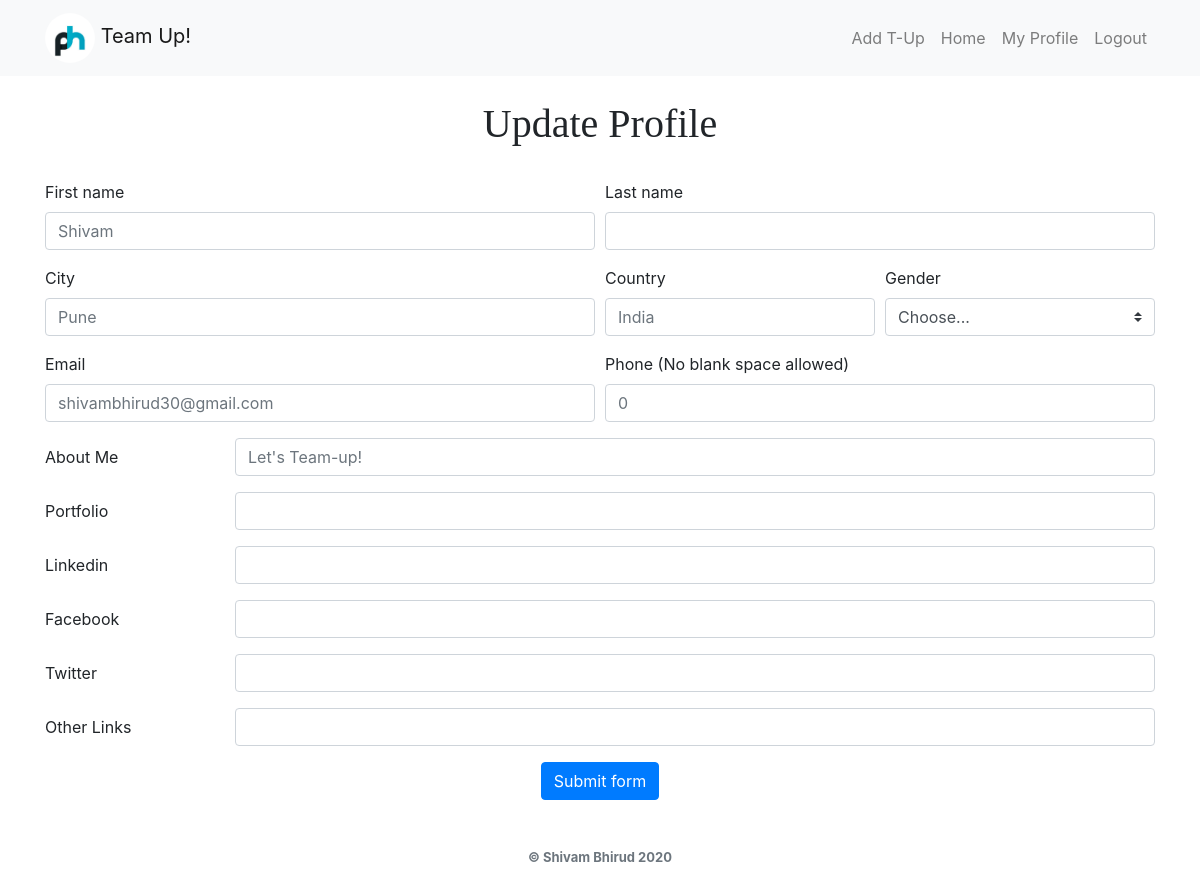
The app's page /accounts/edit_profile_page (signed in), older data.
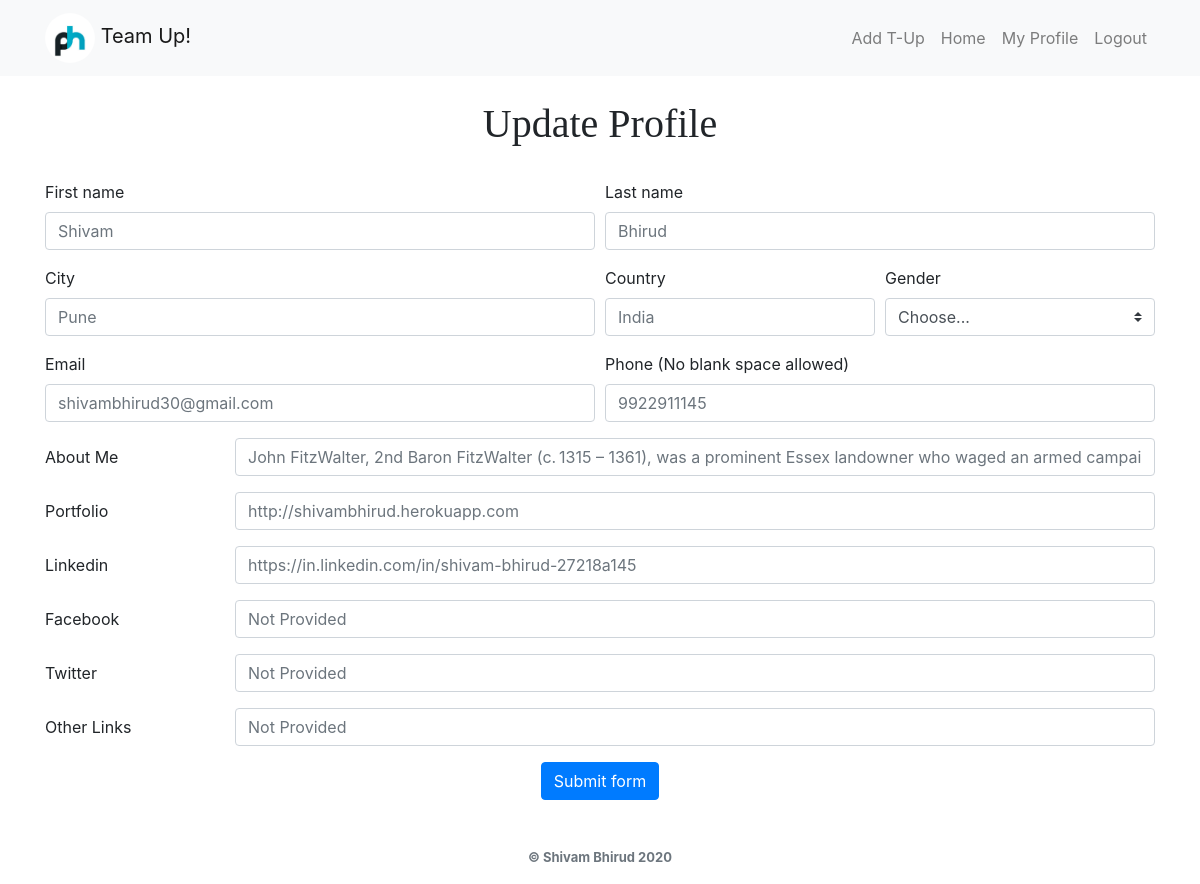
The same page, newer data.
### accounts/models.py (models this page shows)
class extendeduser(models.Model):
  user = models.OneToOneField(User, primary_key=True, on_delete=models.CASCADE)
  first_name = models.CharField(max_length=255)
  last_name = models.CharField(max_length=255, default='')
  gender = models.CharField(max_length=255, blank=True, default='rather_not_say')
  email = models.EmailField(verbose_name='email', max_length=60, default='')
  about_me = models.TextField(max_length=1000, default="Let's Team-up!")
  portfolio = models.URLField(default='Not Provided')
  linkedin = models.URLField(default='Not Provided')
  facebook = models.URLField(default='Not Provided')
  twitter = models.URLField(default='Not Provided')
  other_url = models.URLField(default='Not Provided')
  city = models.CharField(max_length=255, default='')
  country = models.CharField(max_length=255, default='')
  phone = models.CharField(max_length=17, default='0000000000')
  date_joined = models.DateTimeField(verbose_name='date_joined', auto_now=True)
  last_login = models.DateTimeField(verbose_name='last_login', auto_now=True)
  is_admin = models.BooleanField(default=False)
  is_superuser = models.BooleanField(default=False)

### accounts/views.py (the view)
# urls.py: path('edit_profile_page', views.show_profile_page, name='show_profile_page'),
@login_required(login_url="/accounts/login")
def show_profile_page(request):
  data = extendeduser.objects.filter(user = request.user)
  return render(request, 'accounts/edit_profile_page.html', {'data':data})

### accounts/templates/accounts/edit_profile_page.html (shortened to what this page needs)
{% extends 'base.html' %}
{% block content %}
<form action="{% url 'edit_profile' %}" method="POST">
  {% for d in data %}
  <br>
  <h1 style="text-align: center; font-family: 'Times New Roman', Times, serif;">Update Profile</h1>
  <br>
  <div class="form-row">
    <div class="col-md-6 mb-3">
      <label for="validationDefault01">First name</label>
      <input type="text" name="first_name" class="form-control" id="validationDefault01" placeholder="{{ d.first_name }}">
    </div>
    <div class="col-md-6 mb-3">
      <label for="validationDefault02">Last name</label>
      <input type="text" name="last_name" class="form-control" id="validationDefault02" placeholder="{{ d.last_name }}">
    </div>
  </div>
  <div class="form-row">
    <div class="col-md-6 mb-3">
      <label for="validationDefault03">City</label>
      <input type="text" name="city" class="form-control" id="validationDefault03" placeholder="{{ d.city }}">
    </div>
    <div class="col-md-3 mb-3">
      <label for="validationDefault04">Country</label>
      <input type="text" name="country" class="form-control" id="validationDefault04" placeholder="{{ d.country }}">
    </div>
    <div class="col-md-3 mb-3">
      <label for="validationDefault05">Gender</label>
      <select class="custom-select" id="validationDefault04" name="gender" placeholder="{{ d.gender }}">
        <option selected value="{{ d.gender }}">Choose...</option>
      </select>
    </div>
  </div>
  <div class="form-row">
    <div class="col-md-6 mb-3">
      <label for="inputEmail3">Email</label>
      <input type="email" name="email" class="form-control" id="inputEmail3" placeholder="{{ d.email }}">
    </div>
    <div class="col-md-6 mb-3">
      <label for="validationDefault11">Phone (No blank space allowed)</label>
      <input type="tel" name="phone" class="form-control" id="validationDefault11" placeholder="{{ d.phone }}">
    </div>
  </div>
  <div class="form-group row">
    <label for="validationDefault05" class="col-sm-2 col-form-label">About Me</label>
    <div class="col-sm-10">
      <input type="textbox" name="about_me" class="form-control" id="validationDefault05" placeholder="{{ d.about_me }}">
    </div>
  </div>
  <div class="form-group row">
    <label for="validationDefault06" class="col-sm-2 col-form-label">Portfolio</label>
    <div class="col-sm-10">
      <input type="url" name="portfolio" class="form-control" id="validationDefault06" placeholder="{{ d.portfolio }}">
    </div>
  </div>
  <div class="form-group row">
    <label for="validationDefault07" class="col-sm-2 col-form-label">Linkedin</label>
    <div class="col-sm-10">
      <input type="url" name="linkedin" class="form-control" id="validationDefault07" placeholder="{{ d.linkedin }}">
    </div>
  </div>
  <div class="form-group row">
    <label for="validationDefault08" class="col-sm-2 col-form-label">Facebook</label>
    <div class="col-sm-10">
      <input type="url" name="facebook" class="form-control" id="validationDefault08" placeholder="{{ d.facebook }}">
    </div>
  </div>
  <div class="form-group row">
    <label for="validationDefault09" class="col-sm-2 col-form-label">Twitter</label>
    <div class="col-sm-10">
      <input type="url" name="twitter" class="form-control" id="validationDefault09" placeholder="{{ d.twitter }}">
    </div>
  </div>
  <div class="form-group row">
    <label for="validationDefault10" class="col-sm-2 col-form-label">Other Links</label>
    <div class="col-sm-10">
      <input type="url" name="other_url" class="form-control" id="validationDefault10" placeholder="{{ d.other_url }}">
    </div>
  </div>
  <div class="col-md-12 text-center">
  <button class="btn btn-primary" type="submit">Submit form</button>
  </div>
  <br>
  <br>
  {% endfor %}
</form>
{% endblock %}

Row changes from the older to the newer data that the page shows:
changed extendeduser "Shivam": last_name (not shown) → "Bhirud"; phone "0" → "9922911145"; about_me "Let's Team-up!" → (not shown); portfolio (not shown) → "http://shivambhirud.herokuapp.com"; linkedin (not shown) → "https://in.linkedin.com/in/shivam-bhirud-27218a145"; facebook (not shown) → "Not Provided"; twitter (not shown) → "Not Provided"; other_url (not shown) → "Not Provided"
